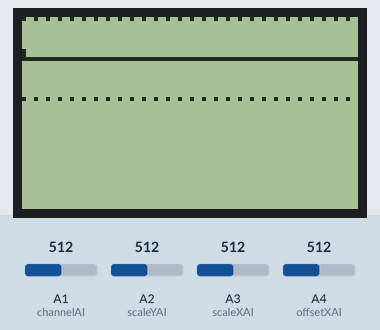
Simulated run of this sketch. Board: Arduino Uno, built with avr-gcc and run on an emulated ATmega328P. Parts: 84×48 one-colour display. The inputs (shaded band) are chosen by the test bench; at power-on: A1 (channelAI) = 512, A3 (scaleXAI) = 512, A4 (offsetXAI) = 512, A2 (scaleYAI) = 512. The display library's start-up logo is not drawn.

Above: at 1.7 s.
1.8 s: A1 (channelAI) set to 716
At 3.3 s:
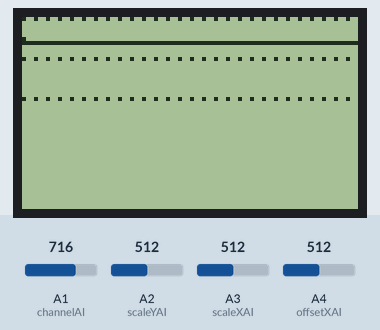
3.7 s: A3 (scaleXAI) set to 716
At 4.5 s:
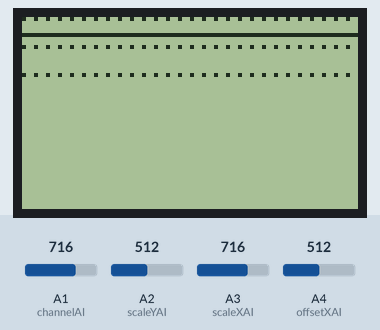
5.6 s: A4 (offsetXAI) set to 306
At 6.9 s:
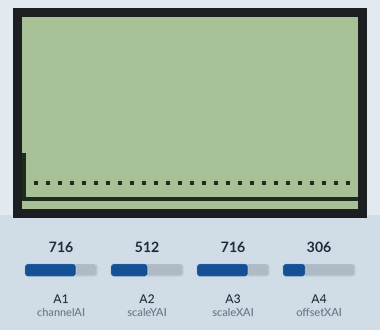
7.5 s: A1 (channelAI) set to 992
At 8.7 s:
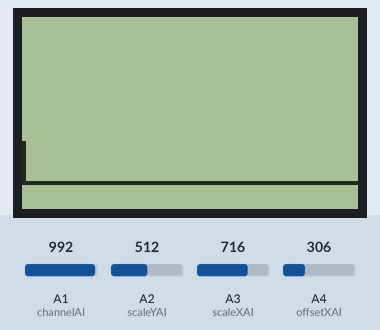
9.2 s: A3 (scaleXAI) set to 992
At 10.6 s:
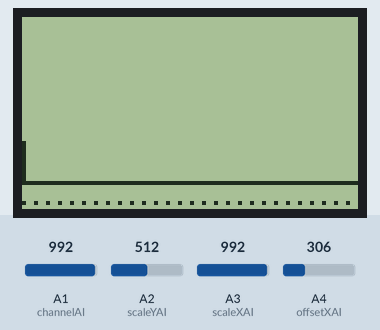
10.9 s: A1 (channelAI) set to 306
At 11.8 s:
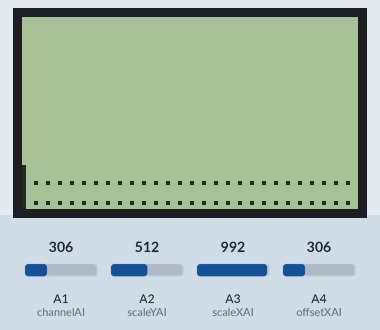
Timing chart, 0 to 13.8 s (numbered marks = the images above; inputs shaded):
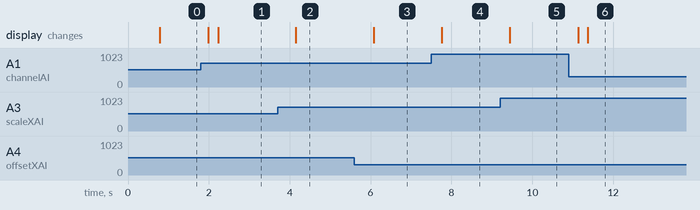

The sketch:

ProjeNokiaOsiloskop.ino
```cpp
#include <SPI.h>


#include <Adafruit_GFX.h>
#include <Adafruit_PCD8544.h>

// pin 2 - Serial clock out (SCLK)
// pin 3 - Serial data out (DIN)
// pin 4 - Data/Command select (D/C)
// pin 5 - LCD chip select (CS)
// pin 6 - LCD reset (RST)
Adafruit_PCD8544 nokia = Adafruit_PCD8544(2, 3, 4, 5, 6);

// a bitmap of a 16x16 fruit icon
const unsigned char __attribute__ ((progmem)) logo16_glcd_bmp[]={
  0x06, 0x0D, 0x29, 0x22, 0x66, 0x24, 0x00, 0x01, 0x87, 0x00, 0x27, 0x6C, 0x20, 0x23, 0x06, 0x00,
  0x00, 0x00, 0x00, 0x00, 0x00, 0x10, 0x10, 0x00, 0x03, 0x00, 0x00, 0x00, 0x00, 0x00, 0x00, 0x00, };
#define LOGO16_GLCD_HEIGHT 16
#define LOGO16_GLCD_WIDTH  16

int channelAI = A1;
int scaleYAI = A2;
int scaleXAI = A3;
int offsetXAI = A4;
int delayVariable = 0;
int xVariable = 0;
int yCtr = 0;
int posy = 0;
int myArray[85];
int offsetX = 0;
int fiveV = 1023;


void setup(void)
{

  nokia.begin();
  nokia.setContrast(50);


  nokia.display();
  delay(500);
  nokia.clearDisplay();
}

void loop()
{
  delayVariable = analogRead(scaleYAI);
  delayVariable = (delayVariable);
  delayVariable = map (delayVariable, 0, 1023, 0, 10);
  xVariable = analogRead(scaleXAI);
  xVariable = map (xVariable, 0, 1023, 0, 100);
  offsetX = analogRead(offsetXAI);
  offsetX = map(offsetX, 0, 1023, -100, 100);

  for(yCtr = 0; yCtr < 43; yCtr += 1)
  {
    posy = analogRead(channelAI);
    posy = map (posy, 0, 1023, 1023, 0);
    myArray[yCtr] = (posy/xVariable);
    delay (delayVariable);
  }

  yCtr == 0;
  nokia.clearDisplay();

  for(yCtr = 0; yCtr < 43; yCtr += 1)
  {
    nokia.drawLine((yCtr*2)-2, myArray[yCtr-1]-offsetX, yCtr*2, myArray[yCtr]-offsetX, BLACK);

  }
  yCtr == 0;

  for(yCtr = 0; yCtr < 85; yCtr += 3){
    nokia.drawPixel(yCtr, (fiveV/xVariable)-offsetX, BLACK);
    nokia.drawPixel(yCtr, (fiveV/xVariable/2)-offsetX, BLACK);
    nokia.drawPixel(yCtr, 0-offsetX, BLACK); // Draw 0V Line
  }

  nokia.display();
  yCtr == 0;

}
```

Measured:
- after the input at 1.8 s, the display: first changes after 0.19 s (image 1 shows a later state)
- after the input at 3.7 s, the display: changes after 0.45 s (image 2)
- after the input at 5.6 s, the display: changes after 0.48 s (image 3)
- after the input at 7.5 s, the display: changes after 0.26 s (image 4)
- after the input at 9.2 s, the display: changes after 0.25 s (image 5)
- after the input at 10.9 s, the display: first changes after 0.23 s (image 6 shows a later state)
